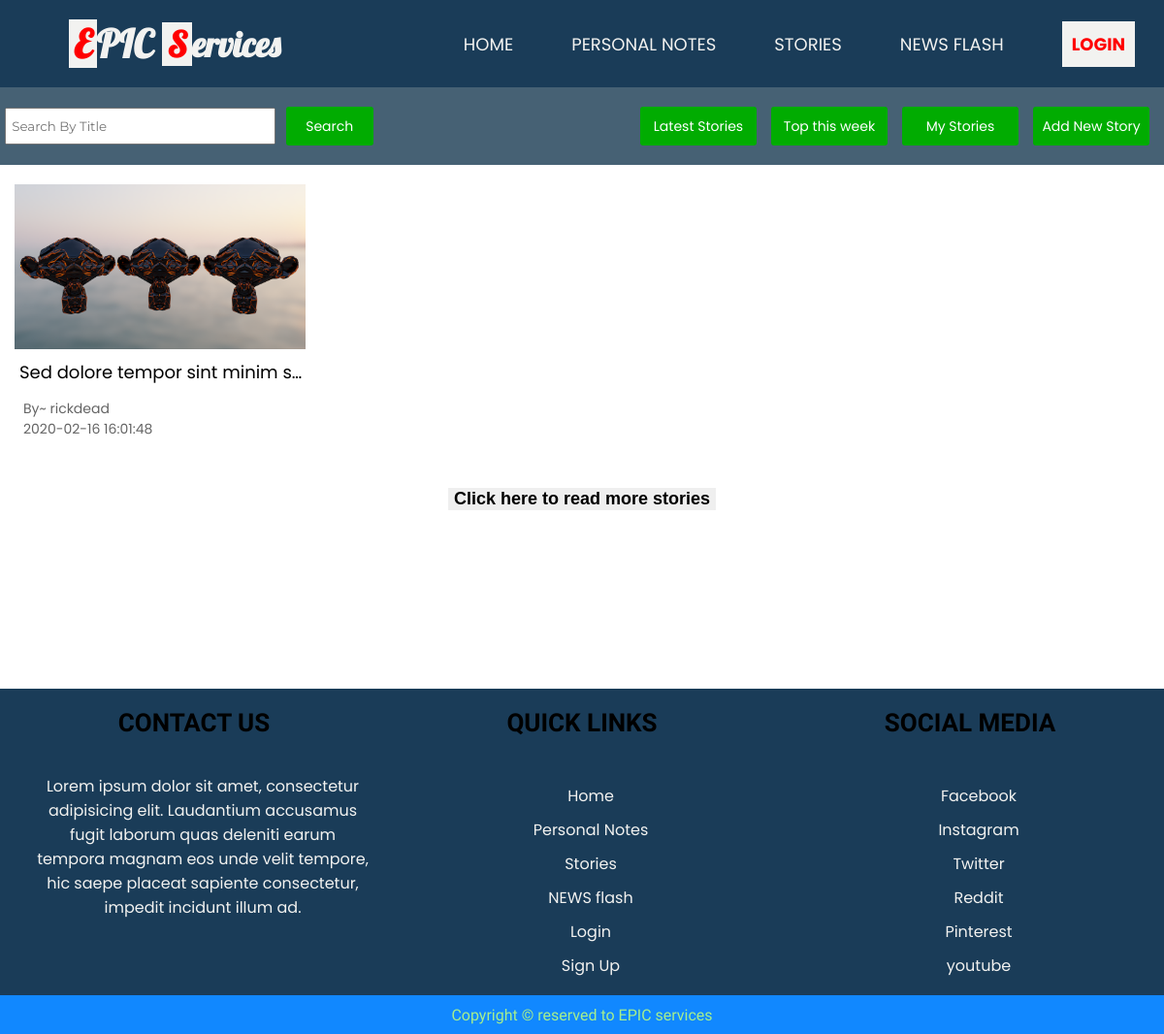
Page /stories/index.php on the earlier database version.
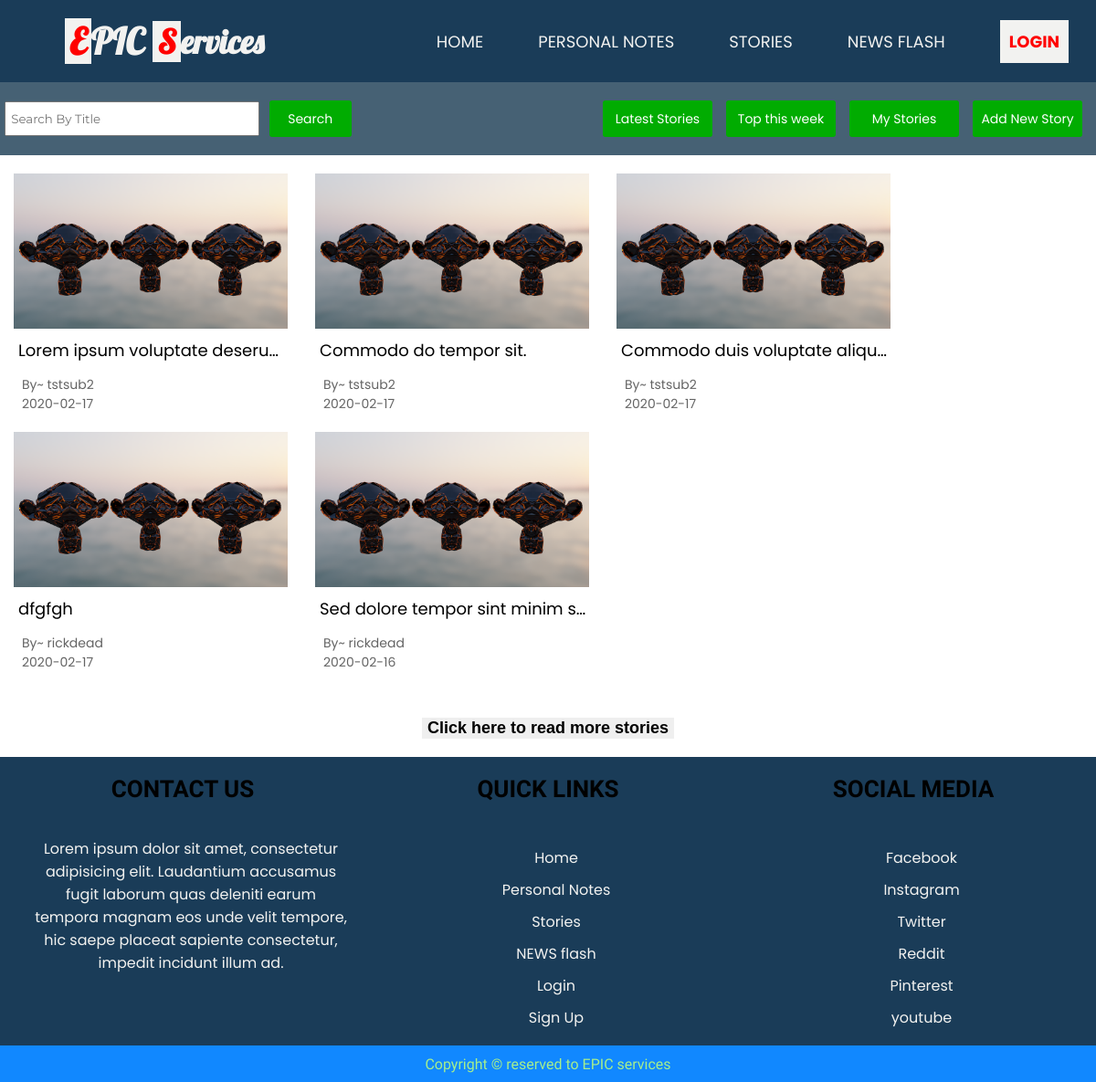
Same page on the later database version.
### tables this page shows
CREATE TABLE `stories` (
  `storyid` int(11) NOT NULL,
  `storyuser` varchar(15) DEFAULT NULL,
  `storytitle` text,
  `storydata` text,
  `storytags` text,
  `dttm` date DEFAULT NULL
);

### stories/index.php (the view, shortened to what this page needs)
<?php
	include("../public/top.php");
?>
<!DOCTYPE html>
<html lang="en">
<head>
	<link rel="stylesheet" href="styles/stories.css">
</head>
<body>
	<section id="storiessContainer">
		<?php
			include '../public/header.php';
		?>
		<section class="stories-container-main">
			<section class="stories-options">
				<section class="search-stories">
					<form method="get" action="">
						<input type="text" name="searchStory" placeholder="Search By Title">
						<button type="submit" name="searchStryBtn">Search</button>
					</form>
				</section>
				<section class="more-ops">
					<a href="index.php?filter=latest" class="ctrl-btn">
						Latest Stories
					</a>
					<a href="index.php?filter=weeklytop" class="ctrl-btn">
						Top this week
					</a>
					<a href="index.php?filter=mystories" class="ctrl-btn">
						My Stories
					</a>
					<a href="add.php" class="ctrl-btn">
						Add New Story
					</a>
				</section>
			</section>
			<section class="st-container">
				<?php
					if (!isset($_GET['filter'])) {
						$selectstoriesquery = "select * from stories order by rand() limit 20";
					} else if($_GET['filter'] == "latest") {
						$selectstoriesquery = "select * from stories order by storyid desc limit 20";
					} else if ($_GET['filter'] == "latest") {
					} else if ($_GET['filter'] == "mystories") {
						if (!isset($_SESSION['user'])) {
							echo "<script>window.location.href='../account/signin.php'</script>";
						} else {
							$user = $_SESSION['user'];
							$selectstoriesquery = "select * from stories where storyuser = '$user'";
						}
					}
					$res = mysqli_query($conn, $selectstoriesquery);
					$checkData = mysqli_num_rows($res);
					if ($checkData > 0){
						while($row = mysqli_fetch_array($res)) {
							$storyid = $row['storyid'];
							$storyuser = $row['storyuser'];
							$storytitle = $row['storytitle'];
							$uploaddate = $row['dttm'];
							$storyopenpath = "href=open.php?storyid=$storyid";
				?>
				<a <?= $storyopenpath ?>>
					<section class="storyMain">
						<section class="story-thumbnail">
							<img src="../assets/images/GenModRender4.png">
						</section>
						<section class="story-title">
							<?= $storytitle ?>
						</section>
						<section class="author">By~ <?= $storyuser ?></section>
						<section class="uploadDate"><?= $uploaddate ?></section>
					</section>
				</a>
				<?php
						}
					 }
				?>
			</section>
			<section style="width: 100%;text-align: center;"><button onclick="window.location.reload();" style="border: none; background-color: none;margin-top: 50px;font-size: 18px;font-weight: bold">Click here to read more stories</button></section>
		</section>
		<?php
			include '../public/footer.php';
		?>
	</section>
</body>
</html>

### public/top.php (shortened to what this page needs)
<!DOCTYPE html>
<html lang="en">
<head>
    <?php
        $phpSelf = htmlentities($_SERVER['PHP_SELF'], ENT_QUOTES, "UTF-8");
        $path_parts = pathinfo($phpSelf);
        $split_url = explode('/', $path_parts['dirname']);
        $baseLevelIndex = 0;
        $folderCountRaw = count($split_url);
    	$folderCount = $folderCountRaw - $baseLevelIndex - 1;
        $upFolderPlaceholder='';
        for($i=0; $i<$folderCount; $i++){
            $upFolderPlaceholder.='../';
        }
    ?>

### public/header.php (shortened to what this page needs)
<?php
	include("top.php");
?>
<!DOCTYPE html>
<html>
<head>
	<link rel="stylesheet" type="text/css" <?php echo 'href="'. $upFolderPlaceholder . 'public/styles/header.css"'?>>
</head>
<body>
	<header id="header">
		<section class="logo"><span style="margin-right: 10px;font-size: 40px"><b style="color: red;background-color: rgb(242,242,240);">E</b>PIC</span> <b style="color: red;background-color: rgb(242,242,240);">S</b>ervices</section>
		<section class="navigation" id="nav">
			<a <?php echo 'href="'. $upFolderPlaceholder . 'index.php"'?>>Home</a>
			<a <?php echo 'href="'. $upFolderPlaceholder . 'notes/"'?>>Personal Notes</a>
			<a <?php echo 'href="'. $upFolderPlaceholder . 'stories/"'?>>Stories</a>
			<a <?php echo 'href="'. $upFolderPlaceholder . 'news/"'?>>News Flash</a>
			<?php if (!isset($_SESSION['user'])){ ?>
				<a <?php echo 'href="'. $upFolderPlaceholder . 'account/signin.php"'?> style="color: red; background-color: rgb(242,242,240);padding: 10px 10px 10px 10px;font-weight: bolder;">Login</a>
			<?php } else {?>
				<a <?php echo 'href="'. $upFolderPlaceholder . 'account/signout.php"'?> style="color: red; background-color: rgb(242,242,240);padding: 10px 10px 10px 10px;font-weight: bolder;">Logout</a>
			<?php } ?>
		</section>
	</header>
</body>
</html>

### public/footer.php (shortened to what this page needs)
<!DOCTYPE html>
<html lang="en">
<head>
	<link rel="stylesheet" type="text/css" <?php echo 'href="'. $upFolderPlaceholder . 'public/styles/footer.css"'?>>
</head>
<body>
	<footer class="f-main">
		<section class="footer-container">
			<section class="footer-main-header">
				Contact Us
			</section>
			<section class="footer-main-body">
				Lorem ipsum dolor sit amet, consectetur adipisicing elit. Laudantium accusamus fugit laborum quas deleniti earum tempora magnam eos unde velit tempore, hic saepe placeat sapiente consectetur, impedit incidunt illum ad.
			</section>
		</section>
		<section class="footer-container links">
			<section class="footer-main-header">
				Quick Links
			</section>
			<section class="footer-main-body">
				<a href="#">Home</a>
				<a href="#">Personal Notes</a>
				<a href="#">Stories</a>
				<a href="#">NEWS flash</a>
				<a href="#">Login</a>
				<a href="#">Sign Up</a>
			</section>
		</section>
		<section class="footer-container links">
			<section class="footer-main-header">
				Social Media
			</section>
			<section class="footer-main-body">
				<a href="#">Facebook</a>
				<a href="#">Instagram</a>
				<a href="#">Twitter</a>
				<a href="#">Reddit</a>
				<a href="#">Pinterest</a>
				<a href="#">youtube</a>
			</section>
		</section>
	</footer>
	<footer class="copyright">
		Copyright &copy; reserved to EPIC services
	</footer>
</body>
</html>

### stories/styles/stories.css (style rules this page uses)
.stories-container-main { width: 100%; min-height: 600px; }
.stories-options { width: 100%; min-height: 80px; background-color: rgb(70, 97, 116); display: flex; justify-content: space-between; align-items: center; flex-wrap: wrap; }
.search-stories { width: 390px; height: 80px; }
.search-stories form { width: 100%; height: 100%; display: flex; justify-content: space-around; align-items: center; }
.search-stories input[type="text"] { padding-left: 5px; width: calc(70% - 5px); height: 40%; font-family: 'Montserrat', sans-serif; }
.search-stories button { width: 90px; height: 40px; border-radius: 3px; background-color: #01ac01; border: none; color: white; font-size: 14px; font-family: 'Poppins', sans-serif; }
.more-ops { display: flex; }
.ctrl-btn { width: 120px; height: 40px; background-color: #01ac01; border-radius: 3px; font-size: 14px; font-family: 'Poppins', sans-serif; display: flex; justify-content: center; align-items: center; color: white; text-decoration: none; margin-right: 15px; }
.st-container { width: 100%; display: flex; flex-wrap: wrap; }
.storyMain { width: 300px; margin-top: 20px; margin-left: 15px; margin-right: 15px; }
.story-thumbnail { width: 100%; height: 170px; display: flex; justify-content: center; align-items: center; }
.story-thumbnail img { width: 100%; height: 100%; object-fit: cover; }
.story-title { display:inline-block; width: calc(100% - 5px); white-space: nowrap; overflow:hidden !important; text-overflow: ellipsis; font-size: 18px; padding-top: 10px; padding-bottom: 10px; padding-left: 5px; font-family: 'Poppins', sans-serif; }
.author, .uploadDate { width: 90%; margin-left: 3%; font-family: 'Poppins', sans-serif; font-size: 14px; color: rgb(100,100,100); }
a { text-decoration: none; color: black; display: block; }

### public/styles/header.css (style rules this page uses)
body { margin: 0; padding: 0; }
header { width: 100%; height: 90px; background: rgb(26, 60, 88); transition: height 0.5s; }
.logo { width: 30%; height: 90px; display: flex; justify-content: center; align-items: center; font-size: 36px; font-family: monospace; font-weight: bolder; color: rgb(242,242,240); font-family: 'Lobster', cursive; float: left; }
.logo b { padding-left: 5px; padding-right: 5px; }
.navigation { width: 70%; height: 90px; display: flex; justify-content: flex-end; align-items: center; float: left; transition: opacity 1s; }
.navigation a { margin-left: 30px; margin-right: 30px; color:rgb(242,242,240); font-size: 18px; text-decoration: none; text-transform: uppercase; font-family: monospace; font-family: 'Poppins', sans-serif; }

### public/styles/footer.css (style rules this page uses)
footer.f-main { width: 100%; background-color: rgb(26, 60, 88); margin-top: 20px; display: flex; justify-content: space-around; flex-wrap: wrap; }
.footer-container { width: 30%; }
.footer-main-header { width: 100%; height: 70px; display: flex; justify-content: center; align-items: center; font-size: 26px; font-weight: bold; font-family: 'ZCOOL XiaoWei', serif; text-transform: uppercase; }
.footer-main-body { width: 95%; padding: 5%; font-family: 'Poppins', sans-serif; color: rgb(242,242,240); text-align: center; }
.footer-main-body a { display: block; color: rgb(242,242,240); margin-top: 10px; }
footer.copyright { width: 100%; height: 40px; background-color: #18f; display: flex; align-items: center; justify-content: center; font-family: 'ZCOOL XiaoWei', serif; color: rgb(166,239,140); }

Differences in the rows shown:
added stories: storytitle "Lorem ipsum voluptate deserunt.", storyuser "tstsub2", dttm "2020-02-17"
added stories: storytitle "Commodo do tempor sit.", storyuser "tstsub2", dttm "2020-02-17"
added stories: storytitle "Commodo duis voluptate aliqu…", storyuser "tstsub2", dttm "2020-02-17"
added stories: storytitle "dfgfgh", storyuser "rickdead", dttm "2020-02-17"
changed stories "Sed dolore tempor sint minim s…": dttm "2020-02-16 16:01:48" → "2020-02-16"
